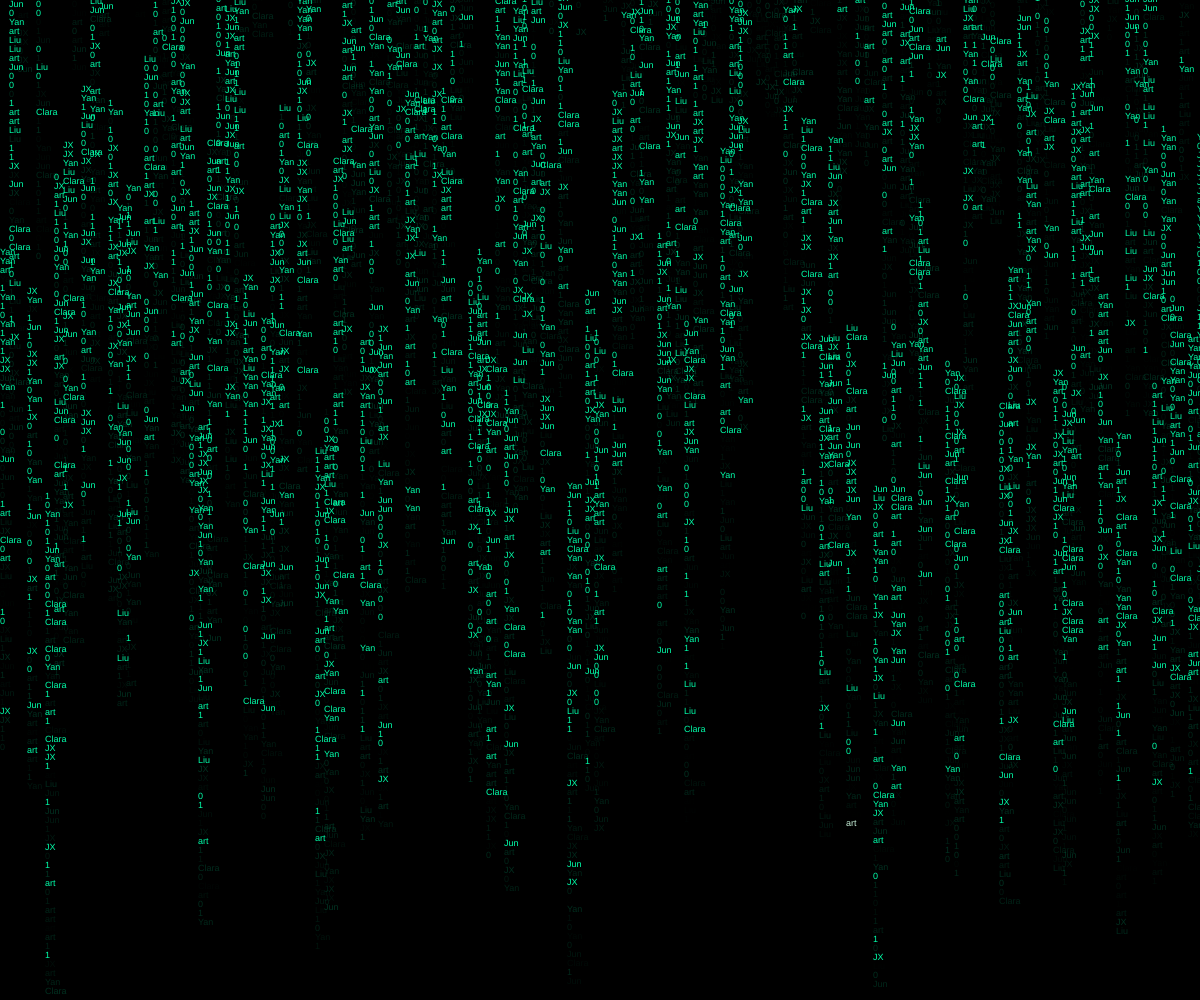
Frame 1 (no input)
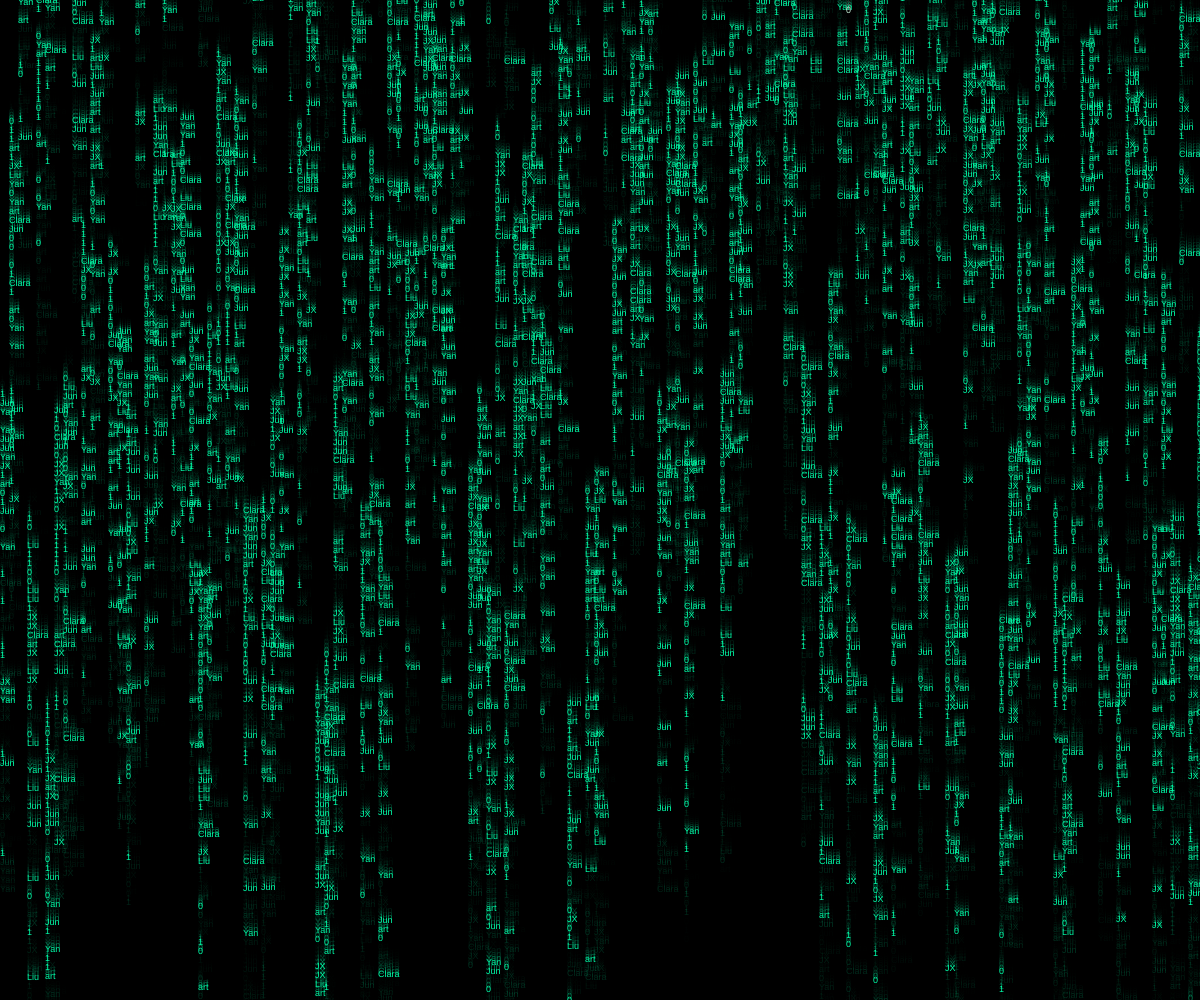
Frame 60 (no input)
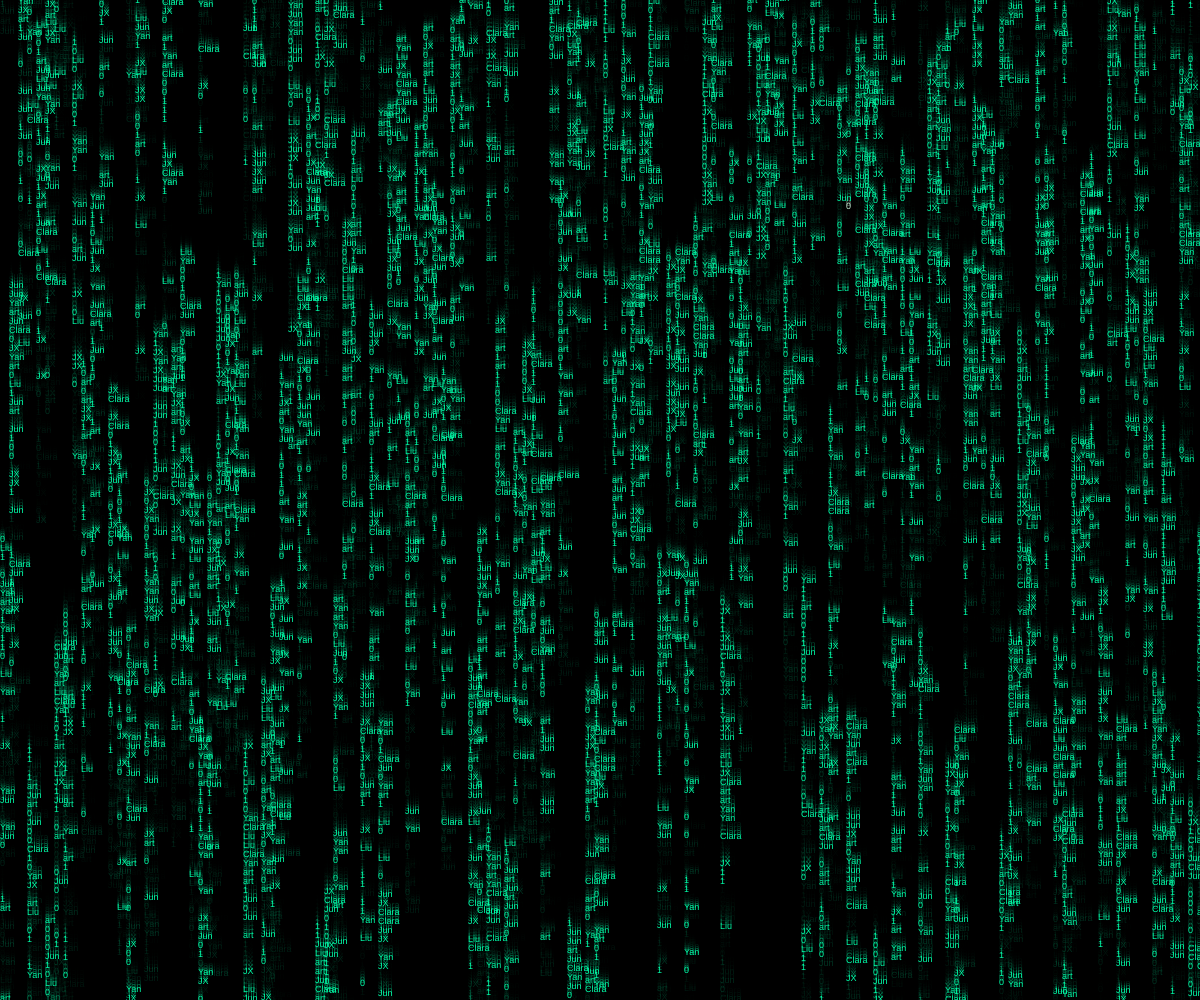
Frame 120 (the mouse pressed at the canvas centre since frame 60)

The p5.js sketch that drew these frames (run headless with seeded random() and noise() and a simulated clock; from frame 60 on, the mouse is pressed at the canvas centre):

// p5.js sketch
// ── sketch.js
let CharArr = 
["Clara",
  "JX",
  "0",
  "0",
  "1",
  "1",
  "art",
  "Yan",
  "Jun",
  "Liu"];
let speed =18;
// let char;
let stream;
let streams = [];
let charSize = 9;

function setup() {
  createCanvas(windowWidth, windowHeight);
  background(0);

  textSize(charSize);
  // char = new Char(width / 1, 0, speed);
  let x = 0;
  for (let i = 0; i < width / charSize; i++) {
    stream = new Stream()
    stream.generateChar(x, random(height));
    streams.push(stream);
    x += charSize;
  }
}

function draw() {
  background(0, 130);
  // char.render();
  streams.forEach(function (stream) {
    stream.render();
  });
}

//单个字符的类
class Char {
  constructor(x, y, speed, opacity, lighter) {
    this.x = x;
    this.y = y;
    this.speed = speed;
    this.value;
    this.opacity = opacity;
    this.lighter = lighter;
  }

  setToRandomChar() {
    if (frameCount % round(random(5, 3)) == 0) {
      this.value = CharArr[round(random(CharArr.length - 1))];
    }
  }

  rain() {
    this.y = (this.y >= height) ? 0 : this.y += this.speed;
  }

  // render() {
  //   fill(0, 255, 70);
  //   text(this.value, this.x, this.y);
  //   this.setToRandomChar();
  //   this.rain();
  // }
}

function windowResized() {
  resizeCanvas(windowWidth, windowHeight)
}

//多个字符一组的类
class Stream {
  constructor() {
    this.chars = [];
    this.amount = round(random(height / charSize / 2, height / charSize / 2));
    this.speed = random(2, 4);
    this.opacity;
    this.lighter;
  }
  generateChar(x, y) {
    this.opacity = 300;
    this.lighter = (round(random(0, 300)) == true);
    for (let i = 0; i < this.amount; i++) {
      let char = new Char(x, y, this.speed, this.opacity, this.lighter)
      char.setToRandomChar();
      this.chars.push(char);
      this.chars[round(random(this.chars.length - 1))].opacity = round(random(50, 2))
      y -= charSize;
      this.lighter = false;
    }
  }
  render() {
    this.chars.forEach(function (char) {
      if (char.lighter) {
        fill(210, 255, 230, 240)
      } else {
        fill(0, 255, 170, char.opacity);
      }
      text(char.value, char.x, char.y);
      char.setToRandomChar();
      char.rain();
    });
  }
}
// ── style.css
html, body {
  margin: 0;
  padding: 0;
}

body {
  color: white;
}
canvas {
  display: block;
  position: fixed;
  left: 0;
  top: 0;
  z-index: -1;
}

a {
  color:red;
}
